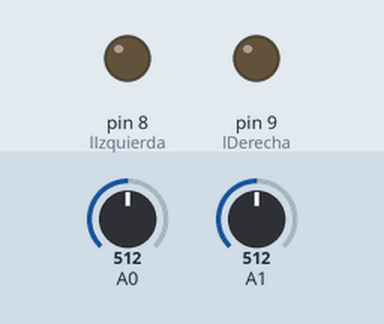
Bench run of a sketch on a simulated Arduino Leonardo, built with avr-gcc and run on an emulated ATmega32U4. Parts: output pins drawn as LEDs (lit = HIGH). The test bench sets the inputs (shaded band); at power-on: A0 = 512, A1 = 512. USB keyboard and mouse output is not drawn.

Above: at 1.2 s.
1.3 s: A0 set to 791
2.8 s: A0 set to 809
At 3.5 s:
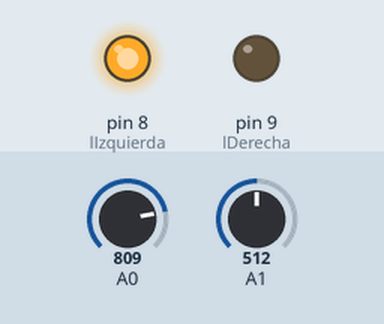
4.3 s: A1 set to 791
7.2 s: A1 set to 813
At 9.3 s:
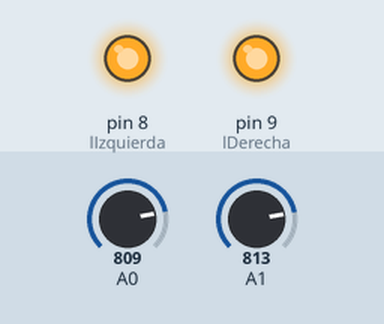
9.7 s: A0 set to 790
At 11.9 s:
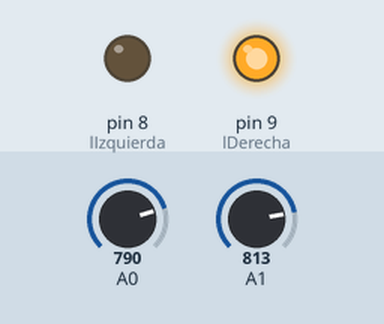
12.7 s: A0 set to 810
At 14.9 s:
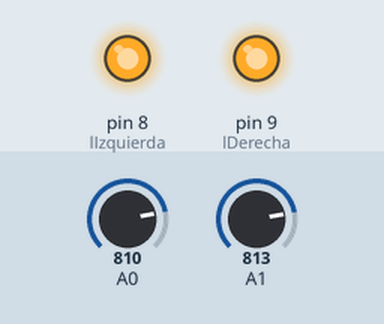
Timing chart, 0 to 16.1 s (numbered marks = the images above; inputs shaded):
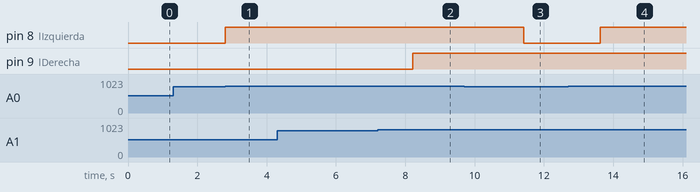

Measured:
- the behaviour switches between 800 and 801 on A0 (found by bisection; images 0 and 1)
- the behaviour switches between 800 and 801 on A1 (found by bisection; images 1 and 2)
- after the input at 1.3 s, every drawn part: stays the same
- after the input at 2.8 s, pin 8 (lIzquierda): LOW → HIGH at once
- after the input at 4.3 s, every drawn part: stays the same
- after the input at 7.2 s, pin 9 (lDerecha): LOW → HIGH after 1.0 s
- after the input at 9.7 s, pin 8 (lIzquierda): HIGH → LOW after 1.7 s
- after the input at 12.7 s, pin 8 (lIzquierda): LOW → HIGH after 0.93 s

The sketch:

sliderparaArduinoLeonardo.ino
```cpp
#include "Keyboard.h"
int sIzquierda,sDerecha;
int lIzquierda=8;
int lDerecha=9;
void setup() {
  // put your setup code here, to run once:
Serial.begin(9600);
Keyboard.begin();
pinMode(lIzquierda,OUTPUT);
pinMode(lDerecha,OUTPUT);
}

void loop() {
  // put your main code here, to run repeatedly:
sIzquierda=analogRead(A0);
sDerecha=analogRead(A1);
//Next 3 lines are only to debugging purposes
//Serial.print(sIzquierda);
//Serial.print("\t");
//Serial.println(sDerecha);
if (sIzquierda>800){
  digitalWrite(lIzquierda,HIGH);
  Keyboard.write(216);
  delay(1000);
}else{
  digitalWrite(lIzquierda,LOW);
}
if (sDerecha>800){
  digitalWrite(lDerecha,HIGH);
  Keyboard.write(215);
  delay(1000);
}else{
  digitalWrite(lDerecha,LOW);
}

delay(100);
}
```
